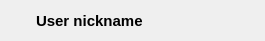
<?xml version="1.0" encoding="UTF-8"?>
<ui version="4.0">
 <class>UserItem</class>
 <widget class="QWidget" name="UserItem">
  <property name="geometry">
   <rect>
    <x>0</x>
    <y>0</y>
    <width>265</width>
    <height>41</height>
   </rect>
  </property>
  <property name="sizePolicy">
   <sizepolicy hsizetype="Preferred" vsizetype="Preferred">
    <horstretch>0</horstretch>
    <verstretch>0</verstretch>
   </sizepolicy>
  </property>
  <property name="windowTitle">
   <string>Form</string>
  </property>
  <layout class="QHBoxLayout" name="horizontalLayout">
   <item>
    <widget class="QLabel" name="usernameLabel">
     <property name="font">
      <font>
       <family>Segoe UI</family>
       <pointsize>11</pointsize>
       <weight>75</weight>
       <bold>true</bold>
      </font>
     </property>
     <property name="text">
      <string>User nickname</string>
     </property>
     <property name="margin">
      <number>0</number>
     </property>
     <property name="indent">
      <number>25</number>
     </property>
    </widget>
   </item>
  </layout>
 </widget>
 <resources/>
 <connections/>
</ui>
